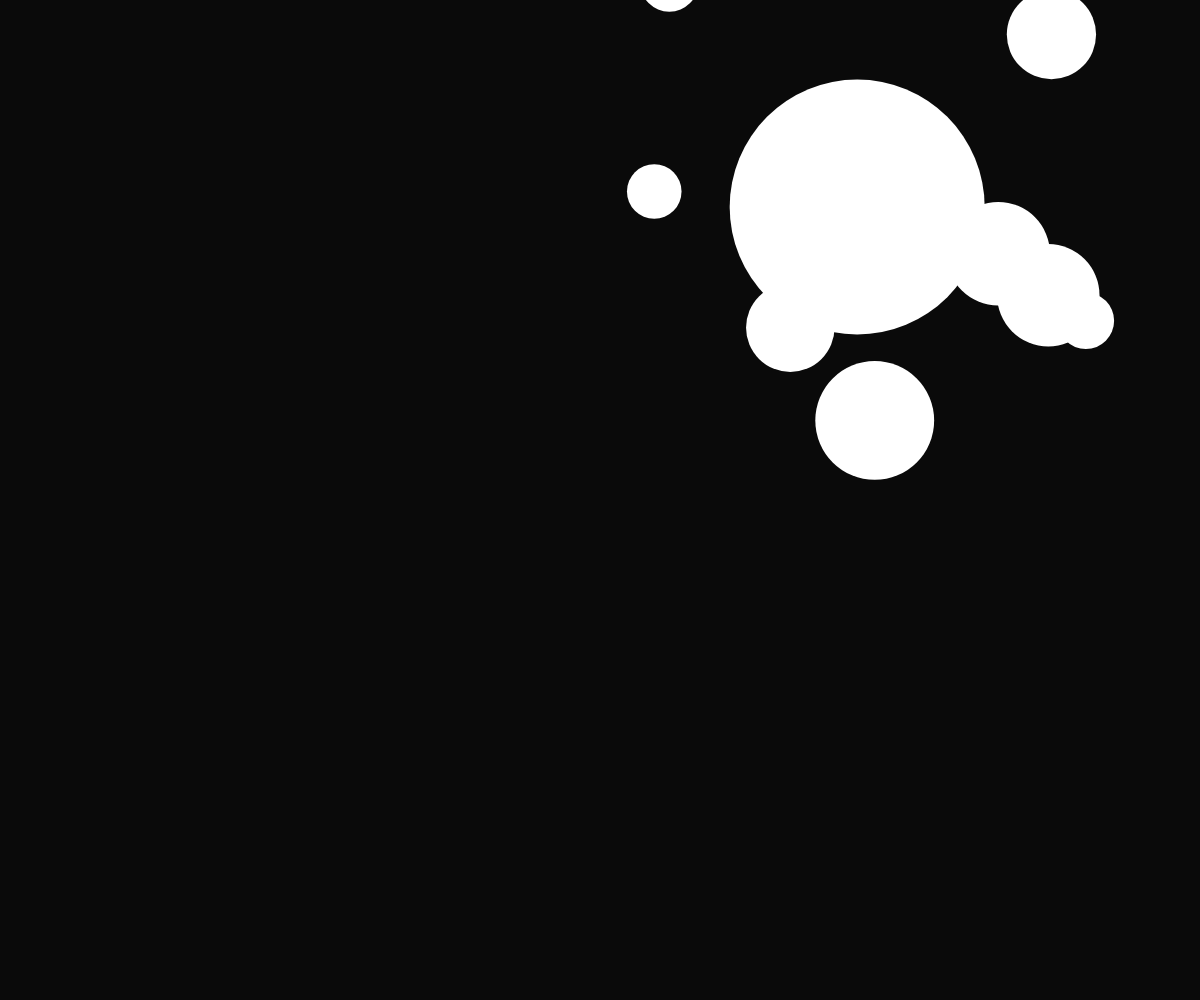
Frame 1 (no input)
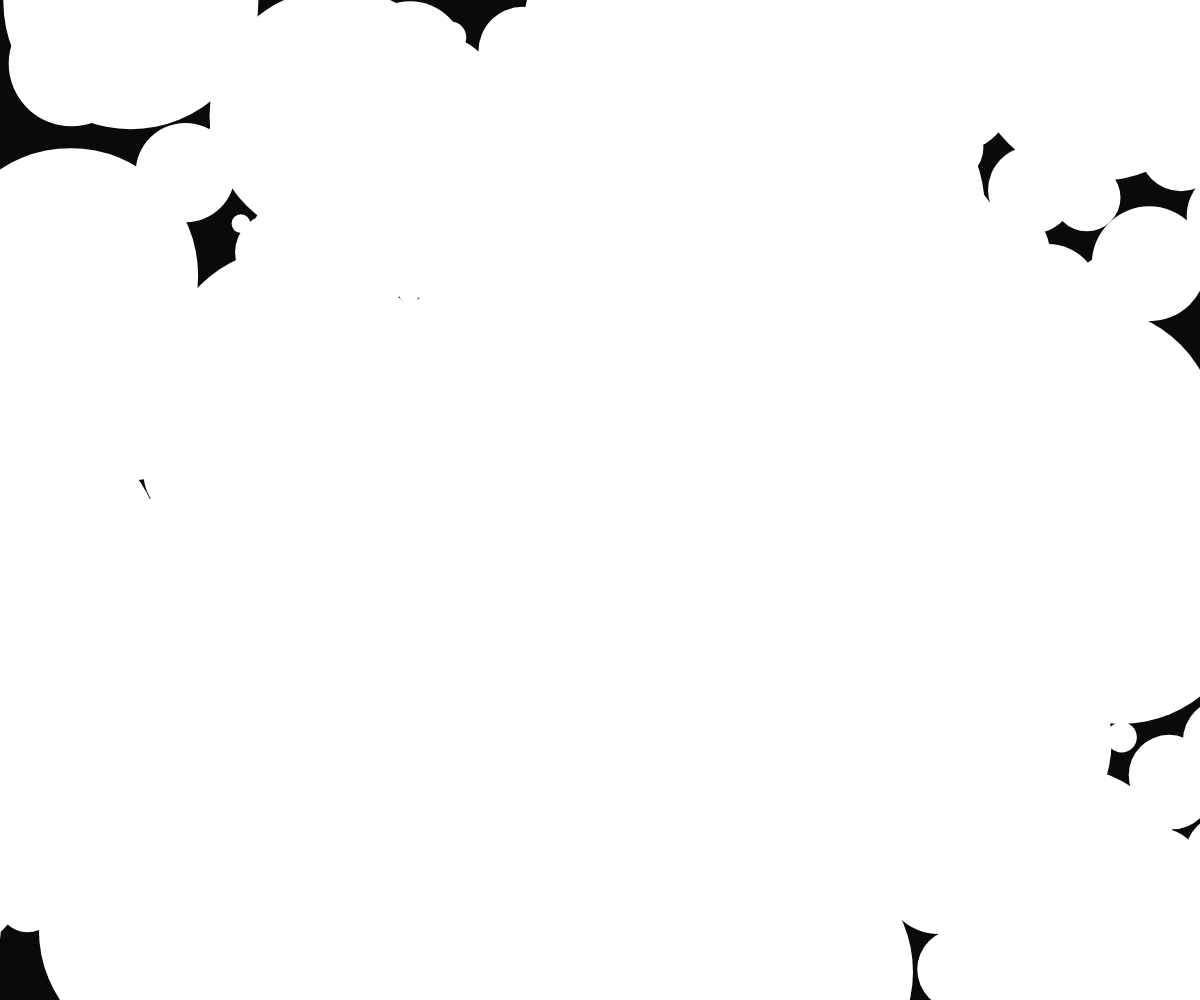
Frame 60 (no input)
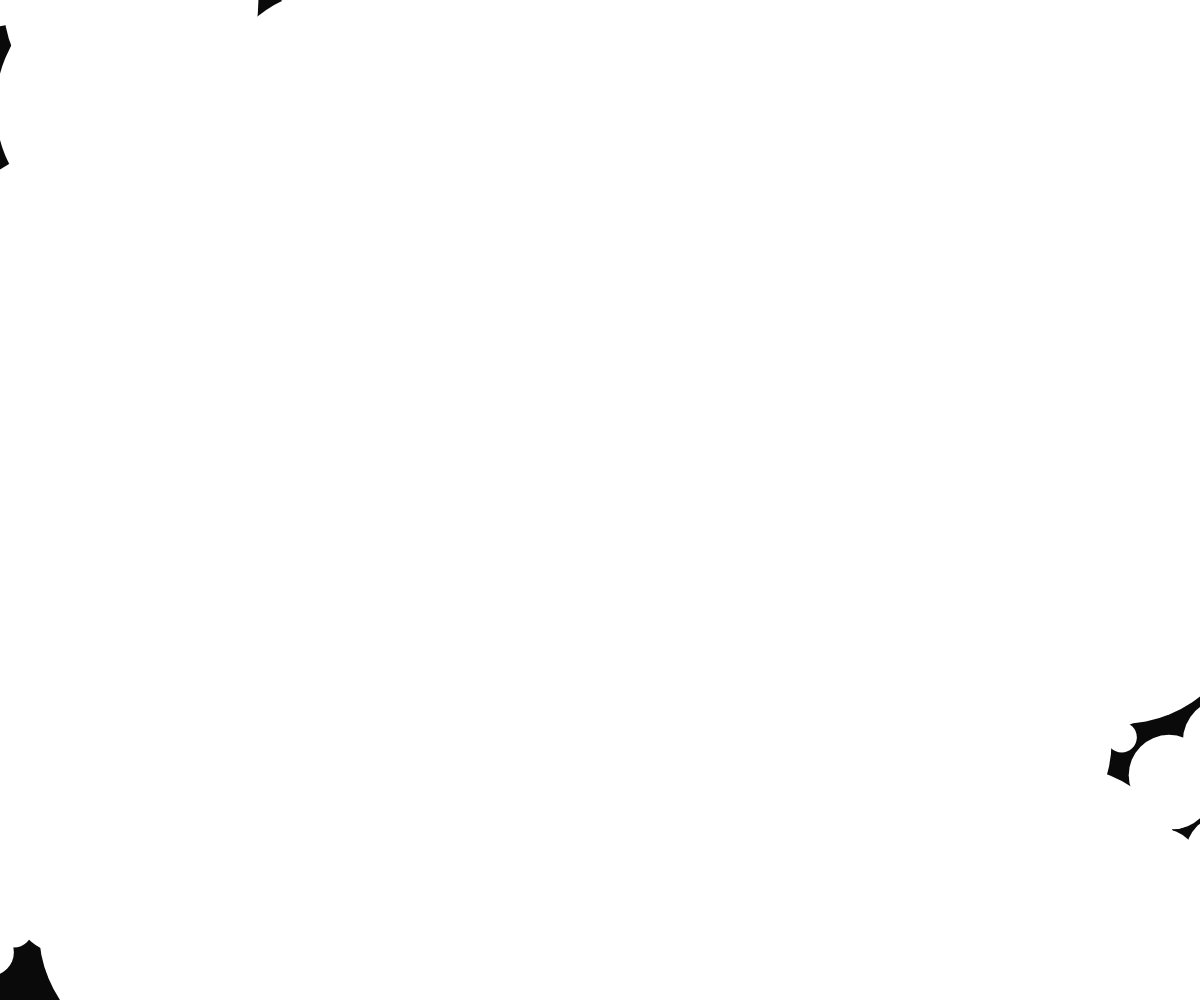
Frame 120 (the mouse pressed at the canvas centre since frame 60)

The p5.js sketch that drew these frames (run headless with seeded random() and noise() and a simulated clock; from frame 60 on, the mouse is pressed at the canvas centre):

// p5.js sketch
// ── sketch.js
var maxEmotion = {
    "emotion": "none",
    "value": 100
};

var color_joy = "#E7CB7A";
var color_anger = "#CC3C4B";
var color_contempt = "#D77883";
var color_disgust = "#D76D96";
var color_surprise = "#00A5CD";
var color_sadness = "#3673AC";
var color_fear = "#53995C";
var color_none = "#FFFFFF";

function setup() {
    createCanvas(windowWidth, windowHeight);
    background(10);
}

function getColor(emotion) {
    switch (maxEmotion.emotion) {
        case "joy":
            return color(231, 203, 122, maxEmotion.value / 100 * 255);
        case "anger":
            return color(204, 60, 75, maxEmotion.value / 100 * 255);
        case "contempt":
            return color(215, 120, 131, maxEmotion.value / 100 * 255);
        case "disgust":
            return color(215, 109, 150, maxEmotion.value / 100 * 255);
        case "surprise":
            return color(0, 165, 205, maxEmotion.value / 100 * 255);
        case "sadness":
            return color(54, 115, 172, maxEmotion.value / 100 * 255);
        case "fear":
            return color(83, 153, 92, maxEmotion.value / 100 * 255);
        default:
            return color(255, 255, 255, maxEmotion.value / 100 * 255);
    }
}

function draw() {
    splashDot();
}

function mousePressed() {
    
    //splashDot();
    // prevent default
    return false;
}

function splashDot() {
    fill(getColor(maxEmotion));
    noStroke();  // Don't draw a stroke around shapes
    var size = maxEmotion.value / 100 * 255,
        offsetX,
        offsetY,
        plusOrMinus;

    var locX = random(0, width);
    var locY = random(0, height);
    ellipse(locX, locY, size, size);
    for (var i = 0; i < 10; i++) {
        plusOrMinus = Math.random() < 0.5 ? -1 : 1;
        offsetX = (random(size)) * plusOrMinus;
        plusOrMinus = Math.random() < 0.5 ? -1 : 1;
        offsetY = (random(size)) * plusOrMinus;
        var newSize = random(size) / 2;
        ellipse(locX + offsetX, locY + offsetY, newSize, newSize);
        //console.log(floor(randomGaussian(0, 15)));
    }
}

function splashLine() {
    fill(getColor(maxEmotion));
    noStroke();  // Don't draw a stroke around shapes
    var size = maxEmotion.value / 100 * 255,
        offsetX,
        offsetY,
        plusOrMinus;
    ellipse(mouseX, mouseY, size, size);
    for (var i = 0; i < 10; i++) {
        plusOrMinus = Math.random() < 0.5 ? -1 : 1;
        offsetX = (random(size)) * plusOrMinus;
        plusOrMinus = Math.random() < 0.5 ? -1 : 1;
        offsetY = (random(size)) * plusOrMinus;
        var newSize = random(size) / 2;
        ellipse(mouseX + offsetX, mouseY + offsetY, newSize, newSize);
        //console.log(floor(randomGaussian(0, 15)));
    }
}

/*
function getColor() {
    var rRed = Math.floor((Math.random() * 255) + 1),
        rBlue = Math.floor((Math.random() * 255) + 1),
        rGreen = Math.floor((Math.random() * 255) + 1);
    return color(rRed, rBlue, rGreen, 255);
}
*/

function windowResized() {
    resizeCanvas(windowWidth, windowHeight);
}
